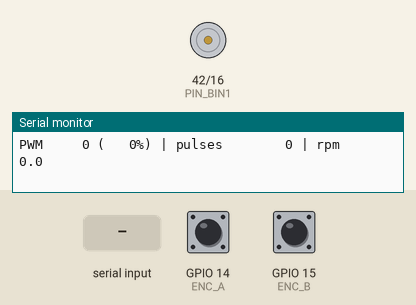
Bench run of a sketch on a simulated ESP32-S3. Parts: motor-driver pin pairs drawn as motors (green arrow = first pin HIGH = forward, orange = second pin HIGH = backward, longer = more drive, scaled by the enable pin), the last lines printed to the serial monitor. The inputs (shaded band) are chosen by the test bench; at power-on: GPIO 14 (ENC_A) HIGH, GPIO 15 (ENC_B) HIGH.

Above: at 12.7 s.
12.8 s: "90,45\n" received over Serial
At 14.0 s:
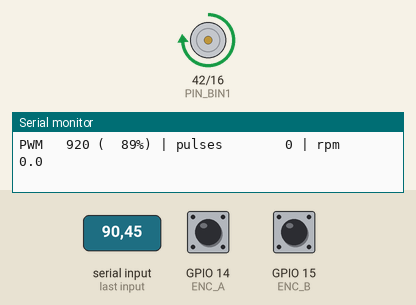
16.2 s: "s\n" received over Serial
At 16.6 s:
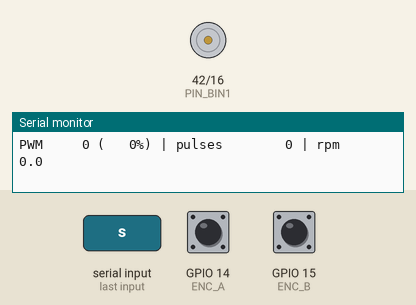
17.7 s: "5\n" received over Serial
At 18.0 s:
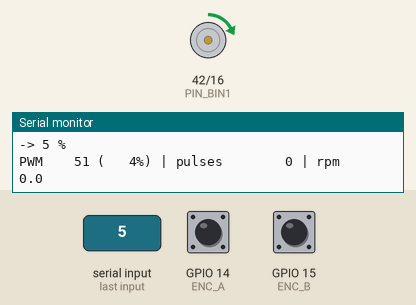
19.7 s: "t\n" received over Serial
At 27.8 s:
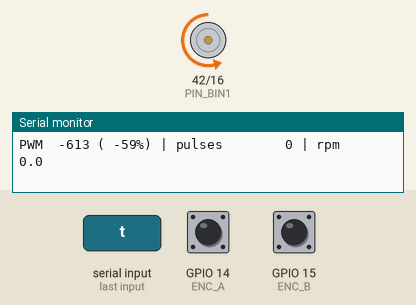
Timing chart, 0 to 28.2 s (numbered marks = the images above; inputs shaded):
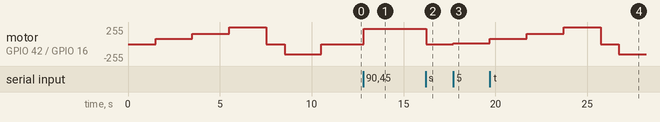

Measured:
- after the input at 12.8 s, motor on GPIO 42 (PIN_BIN1) / GPIO 16 (PIN_BIN2): stopped → forward 229/255 at once
- after the input at 16.2 s, motor on GPIO 42 (PIN_BIN1) / GPIO 16 (PIN_BIN2): forward 229/255 → stopped at once
- after the input at 17.7 s, motor on GPIO 42 (PIN_BIN1) / GPIO 16 (PIN_BIN2): stopped → forward 13/255 at once
- after the input at 19.7 s, motor on GPIO 42 (PIN_BIN1) / GPIO 16 (PIN_BIN2): forward 13/255 → forward 76/255 at once, → forward 153/255 2.0 s later, → forward 255/255 2.0 s later, → stopped 2.0 s later, … (5 changes in this stretch)

The sketch:

Test_RightMotor.ino
```cpp
/*
  RIGHT MOTOR TEST (JGA-N20 encoder) - Line Robot, MKE-K01 ESP32-S3
  ---------------------------------------------------------------
  Wiring:
    TB6612: VM  <- 2S battery (through a fuse) + 470uF capacitor right at the VM pin
            VCC, STBY <- 3V3      GND <- common GND (battery -, shield GND)
            PWMB <- GPIO41   BIN1 <- GPIO42   BIN2 <- GPIO16
            BO1, BO2 -> 2 motor wires (M1, M2)
    Right motor encoder: VCC <- 3V3 (NOT 5V), GND <- GND
                        A (C1) -> GPIO14     B (C2) -> GPIO15
  Arduino IDE: "ESP32S3 Dev Module", USB CDC On Boot = Enabled, Serial Monitor 115200 + "Newline".

  Run: LIFT THE WHEELS OFF THE TABLE. Open the Serial Monitor, the code runs one test loop by itself:
        forward 30% -> forward 60% -> forward 100% -> stop -> backward 60% -> stop, 2 s per step.
  Then type commands:
     number -100..100 : run at that % (negative = backward)     s : stop
     z            : clear the pulse count                  c : manual count (turn the wheel 10 turns then type c again)
     t            : rerun the automatic test loop
*/
#include <Arduino.h>

#define PIN_PWMB 41
#define PIN_BIN1 42
#define PIN_BIN2 16
#define ENC_A    14
#define ENC_B    15

const int PWM_FREQ = 20000, PWM_BITS = 10, PWM_MAX = 1023;
float COUNTS_PER_REV = 848.0f;    // 500 rpm: estimate -> MEASURE AGAIN with command c

volatile int32_t enc = 0;
volatile uint8_t prevState = 0;
const int8_t QDEC[16] = {0, +1, -1, 0, -1, 0, 0, +1, +1, 0, 0, -1, 0, -1, +1, 0};

void IRAM_ATTR isrEnc() {
  uint8_t s = (digitalRead(ENC_A) << 1) | digitalRead(ENC_B);
  enc += QDEC[(prevState << 2) | s];
  prevState = s;
}

int target = 0;   // target PWM (-1023..1023)
int out = 0;      // PWM being output (ramped to avoid voltage sag)

void writeMotor(int duty) {
  if (duty > 0)      { digitalWrite(PIN_BIN1, HIGH); digitalWrite(PIN_BIN2, LOW); }
  else if (duty < 0) { digitalWrite(PIN_BIN1, LOW);  digitalWrite(PIN_BIN2, HIGH); duty = -duty; }
  else               { digitalWrite(PIN_BIN1, LOW);  digitalWrite(PIN_BIN2, LOW); }   // coast
#if defined(ESP_ARDUINO_VERSION_MAJOR) && ESP_ARDUINO_VERSION_MAJOR >= 3
  ledcWrite(PIN_PWMB, min(duty, PWM_MAX));
#else
  ledcWrite(1, min(duty, PWM_MAX));
#endif
}

void setPercent(int pct) { target = constrain(pct, -100, 100) * PWM_MAX / 100; }

// called continuously: raise/lower PWM in small steps, print data every 250 ms
void service() {
  static uint32_t tRamp = 0, tPrint = 0;
  static int32_t last = 0;
  if (millis() - tRamp >= 2) {
    tRamp = millis();
    out += constrain(target - out, -PWM_MAX / 15, PWM_MAX / 15);
    writeMotor(out);
  }
  if (millis() - tPrint >= 250) {
    uint32_t dt = millis() - tPrint; tPrint = millis();
    int32_t e = enc;
    float rpm = (e - last) / COUNTS_PER_REV * 60000.0f / dt;
    last = e;
    Serial.printf("PWM %5d (%4d%%) | pulses %8ld | rpm %7.1f\n", out, out * 100 / PWM_MAX, (long)e, rpm);
  }
}

void runFor(int pct, uint32_t ms) {
  Serial.printf("--- %d %% for %lu ms ---\n", pct, (unsigned long)ms);
  setPercent(pct);
  uint32_t t0 = millis();
  while (millis() - t0 < ms) service();
}

void autoTest() {
  Serial.println("\n=== AUTO TEST LOOP (lift the wheels) ===");
  int32_t e0 = enc;
  runFor(30, 2000);
  runFor(60, 2000);
  runFor(100, 2000);
  runFor(0, 1000);
  int32_t fwd = enc - e0;
  runFor(-60, 2000);
  runFor(0, 1000);
  Serial.println("=== RESULT ===");
  Serial.printf("Driving forward: pulses increase %ld -> %s\n", (long)fwd, fwd > 0 ? "CORRECT direction" : "WRONG: swap the 2 encoder wires A/B");
  Serial.println("Watch the wheel: drives forward but wheel turns backward -> swap the 2 motor wires at BO1/BO2.");
  Serial.println("100% at ~7.5-8 V battery: 650-750 rpm is normal.");
  Serial.println("Commands: -100..100 | s | z | c | t");
}

bool counting = false;

void setup() {
  Serial.begin(115200);
  delay(1500);
  pinMode(PIN_BIN1, OUTPUT); pinMode(PIN_BIN2, OUTPUT);
#if defined(ESP_ARDUINO_VERSION_MAJOR) && ESP_ARDUINO_VERSION_MAJOR >= 3
  ledcAttach(PIN_PWMB, PWM_FREQ, PWM_BITS);
#else
  ledcSetup(1, PWM_FREQ, PWM_BITS); ledcAttachPin(PIN_PWMB, 1);
#endif
  writeMotor(0);
  pinMode(ENC_A, INPUT_PULLUP); pinMode(ENC_B, INPUT_PULLUP);
  prevState = (digitalRead(ENC_A) << 1) | digitalRead(ENC_B);
  attachInterrupt(digitalPinToInterrupt(ENC_A), isrEnc, CHANGE);
  attachInterrupt(digitalPinToInterrupt(ENC_B), isrEnc, CHANGE);
  Serial.println("\n=== RIGHT MOTOR TEST ===");
  autoTest();
}

void loop() {
  if (Serial.available()) {
    String s = Serial.readStringUntil('\n'); s.trim();
    if (s == "s") { setPercent(0); Serial.println("-> stop"); }
    else if (s == "z") { enc = 0; Serial.println("-> pulses cleared"); }
    else if (s == "t") autoTest();
    else if (s == "c") {
      if (!counting) {
        target = out = 0; writeMotor(0); counting = true; enc = 0;
        Serial.println("MANUAL COUNT: turn the wheel exactly 10 turns FORWARD, then type c");
      } else {
        counting = false;
        Serial.printf("%ld pulses / 10 turns = %.1f pulses/turn (positive = correct direction)\n", (long)enc, enc / 10.0f);
        if (abs(enc) > 500) { COUNTS_PER_REV = fabsf(enc / 10.0f); Serial.printf("Using COUNTS_PER_REV = %.1f for now\n", COUNTS_PER_REV); }
      }
    }
    else if (s.length() && (isdigit(s[0]) || s[0] == '-')) {
      int pct = s.toInt(); setPercent(pct); Serial.printf("-> %d %%\n", pct);
    }
  }
  if (counting) {
    static uint32_t t = 0;
    if (millis() - t > 250) { t = millis(); Serial.printf("manual count: %ld\n", (long)enc); }
  } else {
    service();
  }
}
```
